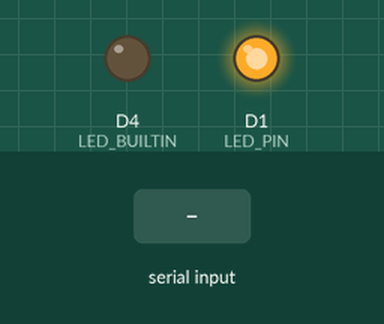
Simulated run of this sketch. Board: ESP8266 (NodeMCU). On the bench: output pins drawn as LEDs (lit = HIGH, except the on-board LED, lit = LOW). Dashed ring = blinking. Inputs (shaded band) come from the test bench. What the sketch prints to the serial monitor is not drawn.

Above: at 3.1 s.
3.2 s: "ON\n" received over Serial
At 4.0 s:
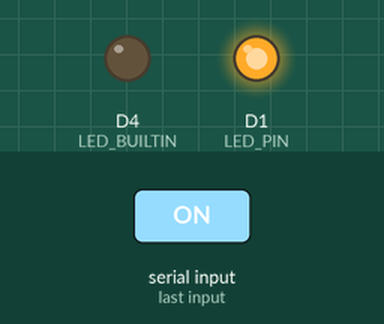
4.7 s: "OFF\n" received over Serial
At 5.9 s:
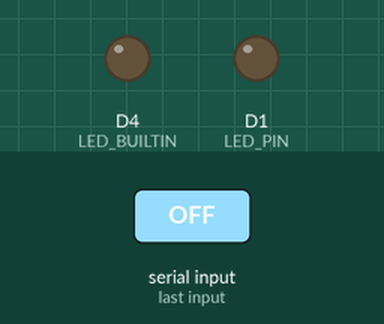
6.2 s: "b\n" received over Serial
At 6.6 s:
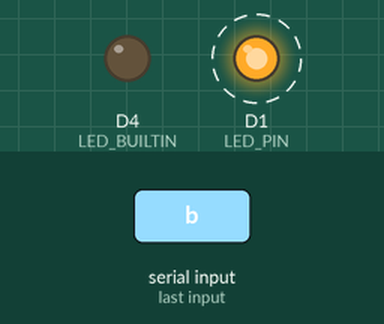
Timing chart, 0 to 15.2 s (numbered marks = the images above; inputs shaded):
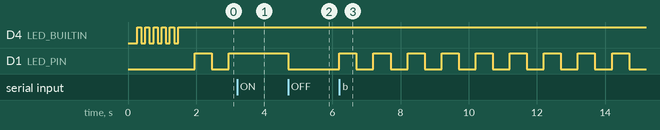

The sketch:

esp8266_led_test.ino
```cpp
/*
 * ESP8266 LED quick test (no network)
 *
 * Purpose:
 *  - Verify wiring + pin mapping by blinking an external LED.
 *  - Optional: control ON/OFF from Serial Monitor.
 *
 * Default pin:
 *  - NodeMCU / Wemos D1 mini: GPIO5 is usually labeled "D1"
 *
 * Wiring for external LED (ESP8266 only default):
 *  - GPIO5 (D1) -> 220~470Ω resistor -> LED anode (long leg)
 *  - LED cathode (short leg) -> GND
 *
 * ESP32 / ESP32-C3:
 *  - Default: uses **onboard LED** (LED_BUILTIN, often GPIO8 on Espressif C3 DevKit), **active LOW**.
 *  - If you use a breadboard LED, change LED_PIN below to your GPIO and set kLedActiveLow = false.
 *
 * ESP32-C3 (USB):
 *  - If Serial Monitor is EMPTY: Arduino IDE -> Tools -> USB CDC On Boot -> **Enabled**
 *    (then re-upload). Optional: USB Mode = Hardware CDC and JTAG.
 *
 * Serial Monitor:
 *  - 115200 baud
 *  - Type:
 *      1  => LED ON
 *      0  => LED OFF
 *      b  => toggle blink mode
 *      s  => dump diagnostics (pin read, reset reason, etc.)
 */

#include <Arduino.h>

#if defined(ESP8266)
static const int LED_PIN = 5;  // GPIO5 (D1)
static const bool kLedActiveLow = false;
#else
// ESP32-C3: default to an **external** LED on a safe GPIO.
// Recommended: GPIO4 (free on many C3 dev boards).
// If you wire to a different pin, change this number.
static const int LED_PIN = 4;
static const bool kLedActiveLow = false;  // external LED: HIGH = ON
#endif

static bool g_blinkMode = true;
static bool g_ledOn = false;
static unsigned long g_lastToggleMs = 0;
static const unsigned long BLINK_INTERVAL_MS = 500;

static void dumpDiagnostics() {
  Serial.println();
  Serial.println("----- [LOG] diagnostics -----");
#if defined(ESP8266)
  Serial.print("[LOG] reset_reason= ");
  Serial.println(ESP.getResetReason());
  Serial.print("[LOG] chip_id= 0x");
  Serial.println(ESP.getChipId(), HEX);
  Serial.print("[LOG] flash_size= ");
  Serial.print(ESP.getFlashChipSize() / 1024);
  Serial.println(" KB");
#elif defined(ESP32)
  Serial.print("[LOG] chip_model= ");
  Serial.println(ESP.getChipModel());
  Serial.print("[LOG] flash_size= ");
  Serial.print(ESP.getFlashChipSize() / 1024);
  Serial.println(" KB");
#endif
#if defined(LED_BUILTIN)
  Serial.print("[LOG] LED_BUILTIN(GPIO)= ");
  Serial.println(LED_BUILTIN);
#endif
  Serial.print("[LOG] LED_PIN GPIO = ");
  Serial.println(LED_PIN);
  Serial.print("[LOG] active_low = ");
  Serial.println(kLedActiveLow ? "true (LOW = ON)" : "false (HIGH = ON)");
  Serial.print("[LOG] pin readback = ");
  Serial.println(digitalRead(LED_PIN));
#if defined(ESP8266)
  Serial.println("[LOG] Expect: external LED + resistor from D1(GPIO5) to GND");
#else
  Serial.println("[LOG] ESP32: default targets **onboard** LED; external LED needs LED_PIN + active_low edit");
#endif
  Serial.println("[LOG] If read != last write: wrong pin, short, or dead GPIO");
  Serial.println("------------------------------");
  Serial.println();
}

static void setLed(bool on) {
  g_ledOn = on;
  int level = kLedActiveLow ? (on ? LOW : HIGH) : (on ? HIGH : LOW);
  digitalWrite(LED_PIN, level);
  delay(2);  // let line settle for readback
  int readback = digitalRead(LED_PIN);

  Serial.print("[LED] ");
  Serial.print(on ? "ON " : "OFF");
  Serial.print("| GPIO");
  Serial.print(LED_PIN);
  Serial.print(kLedActiveLow ? " active-LOW" : " active-HIGH");
  Serial.print(" write=");
  Serial.print(level);
  Serial.print(" read=");
  Serial.print(readback);
  if (readback != level) {
    Serial.print("  [WARN] read!=write (check wiring/short/wrong pin)");
  }
  Serial.println();
}

#if defined(ESP8266)
// NodeMCU / D1 mini: built-in LED is usually GPIO2 (D4), ACTIVE LOW (LOW = on)
static void builtinLed(bool on) {
  digitalWrite(LED_BUILTIN, on ? LOW : HIGH);
}

static void bootBlinkBuiltin() {
  pinMode(LED_BUILTIN, OUTPUT);
  builtinLed(false);
  for (int i = 0; i < 6; i++) {
    builtinLed(true);
    delay(120);
    builtinLed(false);
    delay(120);
  }
}
#elif defined(ESP32) && defined(LED_BUILTIN)
// ESP32-C3 DevKit onboard LED is often active LOW on GPIO8 (varies by board)
static void bootBlinkBuiltinEsp32() {
  pinMode(LED_BUILTIN, OUTPUT);
  for (int i = 0; i < 6; i++) {
    digitalWrite(LED_BUILTIN, LOW);
    delay(120);
    digitalWrite(LED_BUILTIN, HIGH);
    delay(120);
  }
}
#endif

void setup() {
  Serial.begin(115200);
#if defined(ESP32)
  // Native USB (CDC): host needs time to enumerate; otherwise Serial prints are "lost"
  delay(2000);
#else
  delay(150);
#endif

#if defined(ESP8266)
  bootBlinkBuiltin();
#elif defined(ESP32) && defined(LED_BUILTIN)
  bootBlinkBuiltinEsp32();
#endif

  delay(300);
  Serial.println();
  Serial.println("========== [BOOT] LED Test starting ==========");
#if defined(ESP8266)
  Serial.println("[BOOT] Chip: ESP8266");
#else
  Serial.println("[BOOT] Chip: ESP32 family (e.g. ESP32-C3 uses GPIO below)");
#endif
  Serial.println("[BOOT] Sketch: esp8266_led_test.ino");
  Serial.print("[BOOT] LED_PIN GPIO = ");
  Serial.print(LED_PIN);
#if defined(ESP32) && defined(LED_BUILTIN)
  if (LED_PIN == LED_BUILTIN) {
    Serial.print(" (= onboard LED_BUILTIN)");
  }
#endif
  Serial.println();
  Serial.print("[BOOT] Polarity: ");
  Serial.println(kLedActiveLow ? "active-LOW (LOW = lit)" : "active-HIGH (HIGH = lit)");
  Serial.println("[BOOT] Valid Serial lines: 1=ON  0=OFF  b=blink  s=diagnostics");
  Serial.println("[BOOT] On each line you will see [RX] ... then [INPUT] OK or FAIL");
  Serial.println("[BOOT] Serial: 115200 baud, newline LF or Both NL & CR");
#if defined(ESP32)
  Serial.println("[BOOT] ESP32-C3: if this line never appears, set Tools -> USB CDC On Boot = Enabled, re-upload");
#endif
  Serial.println("===============================================");
  Serial.flush();

  pinMode(LED_PIN, OUTPUT);
  setLed(false);
  dumpDiagnostics();
  Serial.println("[BOOT] READY — type 1 / 0 / b / s + Enter");
}

void loop() {
  // Serial command handling
  if (Serial.available()) {
    String s = Serial.readStringUntil('\n');
    size_t rawLen = s.length();
    s.trim();

    Serial.print("[RX] raw_chars=");
    Serial.print(rawLen);
    Serial.print(" trimmed=\"");
    Serial.print(s);
    Serial.println("\"");

    if (s.length() == 0) {
      Serial.println("[INPUT] IGNORE — empty line (send 1,0,b,s only)");
      return;
    }

    if (s == "ON") {
      Serial.println("[INPUT] OK — valid command: 1 (LED ON, blink off)");
      g_blinkMode = false;
      setLed(true);
    } else if (s == "OFF") {
      Serial.println("[INPUT] OK — valid command: 0 (LED OFF, blink off)");
      g_blinkMode = false;
      setLed(false);
    } else if (s == "b" || s == "B") {
      Serial.println("[INPUT] OK — valid command: b (toggle blink mode)");
      g_blinkMode = !g_blinkMode;
      Serial.print("[MODE] blink=");
      Serial.println(g_blinkMode ? "ON" : "OFF");
    } else if (s == "s" || s == "S") {
      Serial.println("[INPUT] OK — valid command: s (diagnostics)");
      dumpDiagnostics();
    } else {
      Serial.print("[INPUT] FAIL — unknown command (expected 1,0,b,s): \"");
      Serial.print(s);
      Serial.println("\"");
    }
  }

  // Blink mode
  if (!g_blinkMode) return;
  unsigned long now = millis();
  if (now - g_lastToggleMs >= BLINK_INTERVAL_MS) {
    g_lastToggleMs = now;
    setLed(!g_ledOn);
  }
}
```

Measured:
- after the input at 3.2 s, D1 (LED_PIN): stays HIGH (without the input it goes to LOW after 0.26 s)
- after the input at 4.7 s, D1 (LED_PIN): HIGH → LOW at once
- after the input at 6.2 s, D1 (LED_PIN): alternates HIGH for 0.50 s and LOW for 0.50 s, starting at once
